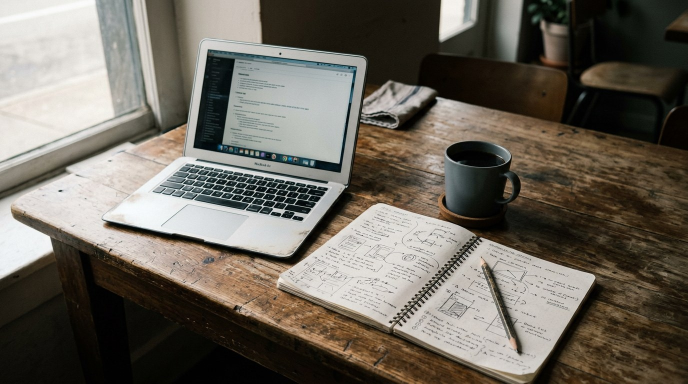
#> input picture marca/presentacion/fotos/mesa.jpg, 1376 x 768 px (shown at 1/2 size); its folder holds 6 pictures in this run
$ python generar_tramas.py
#> lines starting #> are read from the running program, lines starting #| are printed output that depends on the picture
# Tramas de la presentación «Bitácora de despegue»: genera SVG de puntos (retícula hexagonal de la marca)
# y un manifiesto; `node rasterizar.js` los pasa a PNG transparente a 2x para Figma.
# Uso: python3 generar_tramas.py && node rasterizar.js [nombre ...]
import json, math, os, random, re, sys
from PIL import Image, ImageFilter, ImageOps

D = os.path.dirname(os.path.abspath(__file__))
OUT = os.path.join(D, 'svg'); os.makedirs(OUT, exist_ok=True)
C = dict(crema='#FFF5EE', niebla='#D7E1E2', espacio='#012436', tueste='#210A05', ignicion='#E55C41',
         ambar='#EFA441', acero='#798E91', petroleo='#005A88', senal='#0067DE', noche='#00131D')
MAN = []

def hexgrid(W, H, s, pad=1):
    rs = s * math.sqrt(3) / 2
    j = 0; y = rs / 2
    while y < H + rs * pad:
        off = (j % 2) * s / 2
        x = off - s * pad + s / 2
        while x < W + s * pad:
            yield x, y, j
            x += s
        y += rs; j += 1

def write(name, W, H, dots, extra=''):
    """dots: iterable of (x, y, r, color). Agrupa por color para un SVG liviano."""
    by = {}
    for x, y, r, c in dots:
        if r < .3: continue
        by.setdefault(c, []).append(f'<circle cx="{x:.1f}" cy="{y:.1f}" r="{r:.2f}"/>')
    body = ''.join(f'<g fill="{c}">{"".join(v)}</g>' for c, v in by.items())
    svg = f'<svg xmlns="http://www.w3.org/2000/svg" width="{W}" height="{H}" viewBox="0 0 {W} {H}">{extra}{body}</svg>'
    open(os.path.join(OUT, name + '.svg'), 'w').write(svg)
    MAN.append({'name': name, 'w': W, 'h': H, 'n': sum(len(v) for v in by.values())})

def sstep(a, b, t):
    t = max(0, min(1, (t - a) / (b - a))); return t * t * (3 - 2 * t)

# ——— Fotos a trama ———
def photo(name, src, W, H, sep, fg, accent=None, acc_th=.92, focus=(.5, .5), gamma=1.0, contrast=1.15, lift=0.0, rmax=.46, invert=False):
#> called with name = 'ph-mesa', src = 'mesa.png', W = 560, H = 760, sep = 10, fg = '#FFF5EE', acc_th = 0.92, focus = (0.62, 0.55)
    im = Image.open(os.path.join(D, 'fotos', src.replace('.png', '.jpg'))).convert('L')
    iw, ih = im.size; ar = W / H
#> after `iw, ih = im.size`: iw = 1376; ih = 768
    if iw / ih > ar: cw, ch = ih * ar, ih
#> cw = 565.9; ch = 768
    else: cw, ch = iw, iw / ar
    cx = min(max(focus[0] * iw, cw / 2), iw - cw / 2); cy = min(max(focus[1] * ih, ch / 2), ih - ch / 2)
#> after `cx = min(max(focus[0] * iw, cw / 2), iw - cw / 2)`: cx = 853.1
#> after `cy = min(max(focus[1] * ih, ch / 2), ih - ch / 2)`: cy = 384
    im = im.crop((int(cx - cw / 2), int(cy - ch / 2), int(cx + cw / 2), int(cy + ch / 2))).resize((W, H), Image.LANCZOS)
#> im: PIL image 560x760 L
    im = ImageOps.autocontrast(im, cutoff=1).filter(ImageFilter.GaussianBlur(sep * .35))
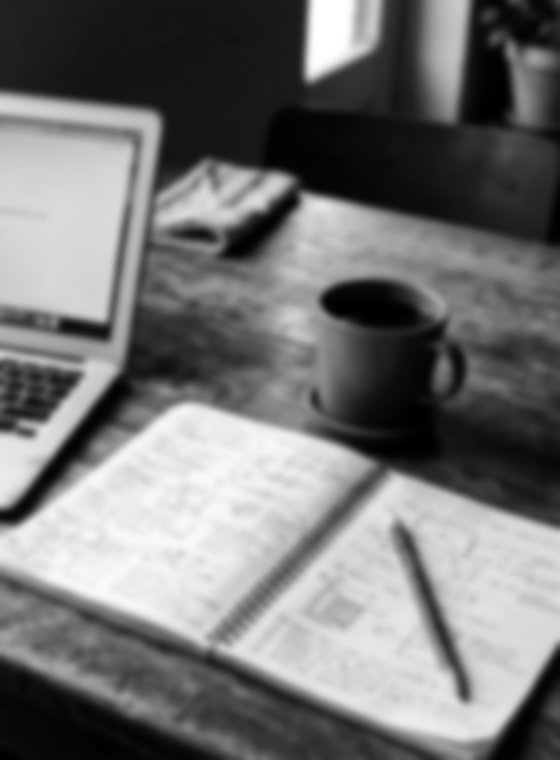
#> im: PIL image 560x760 L; min 0, max 255, mean 117
    px = im.load(); dots = []
    for x, y, _ in hexgrid(W, H, sep, 0):
        L = px[min(W - 1, max(0, int(x))), min(H - 1, max(0, int(y)))] / 255
        v = 1 - L if invert else L
        v = max(0, min(1, (v - .5) * contrast + .5 + lift)) ** gamma
        r = rmax * sep * math.sqrt(v)
        col = accent if (accent and L > acc_th and not invert) else fg
        dots.append((x, y, r, col))
#> this loop made 4884 passes
#> (L, v, r) on passes 1 to 3: (0.129, 0, 0), (0.125, 0, 0), (0.125, 0, 0)
#> after the loop, dots = 4884 items, first 6: (5, 4.33, 0, '#FFF5EE'), (15, 4.33, 0, '#FFF5EE'), (25, 4.33, 0, '#FFF5EE'), (35, 4.33, 0, '#FFF5EE'), (45, 4.33, 0, '#FFF5EE'), (55, 4.33, 0, '#FFF5EE')
    write(name, W, H, dots)
#> the loop in write, `for x, y, r, c in dots:` made 4884 passes
#> after the loop in write, `for x, y, r, c in dots:`: by = 1 item

photo('ph-mesa', 'mesa.png', 560, 760, 10, C['crema'], focus=(.62, .55), gamma=1.2, contrast=1.35)
photo('ph-conversacion', 'conversacion.png', 560, 760, 10, C['crema'], focus=(.47, .5), gamma=1.1, contrast=1.35)
#> call 2 of photo, with name = 'ph-conversacion', src = 'conversacion.png', W = 560, H = 760, sep = 10, fg = '#FFF5EE', acc_th = 0.92, focus = (0.47, 0.5)
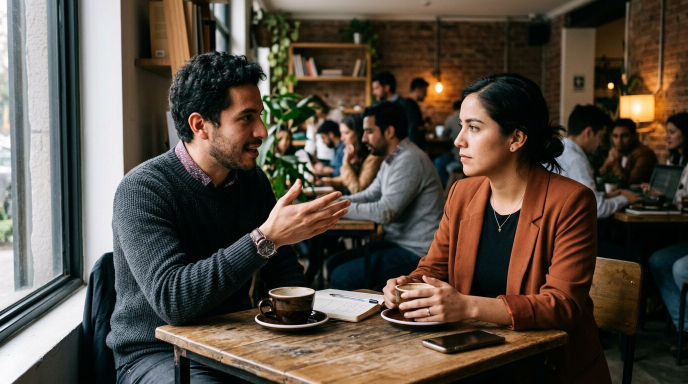
#> input picture marca/presentacion/fotos/conversacion.jpg, 1376 x 768 px (shown at 1/2 size)
#> in photo (call 2), `im = ImageOps.autocontrast(im, cutoff=1).filter(ImageFilter.GaussianBl..`:
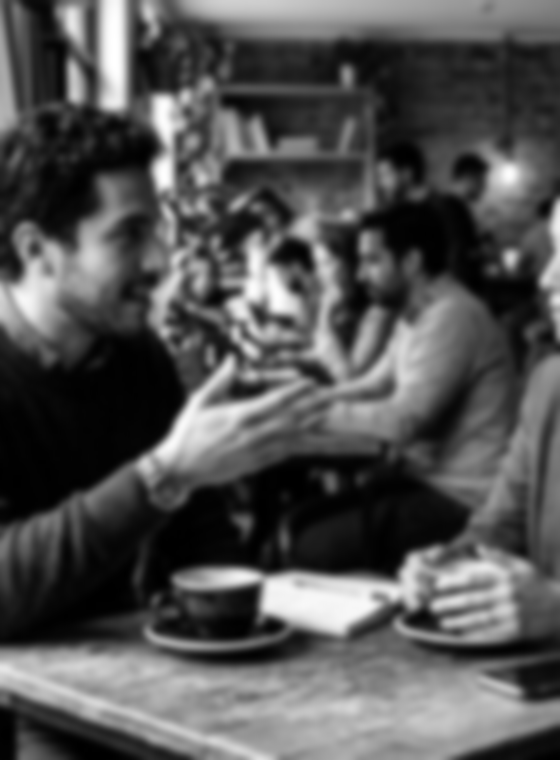
#> im: PIL image 560x760 L; min 0, max 255, mean 83.3
#> the loop in photo (call 2), `for x, y, _ in hexgrid(W, H, sep, 0):` made 4884 passes
#> (L, v, r) on passes 1 to 3: (0.267, 0.156, 1.82), (0.365, 0.283, 2.45), (0.114, 0, 0)
#> after the loop in photo (call 2), `for x, y, _ in hexgrid(W, H, sep, 0):`: dots = 4884 items, first 6: (5, 4.33, 1.82, '#FFF5EE'), (15, 4.33, 2.45, '#FFF5EE'), (25, 4.33, 0, '#FFF5EE'), (35, 4.33, 0, '#FFF5EE'), (45, 4.33, 0, '#FFF5EE'), (55, 4.33, 1.73, '#FFF5EE')
#> the loop in write (call 2), `for x, y, r, c in dots:` made 4884 passes
photo('ph-herramienta', 'herramienta.png', 560, 760, 10, C['crema'], focus=(.6, .5), gamma=1.0, contrast=1.3)
#> call 3 of photo, with name = 'ph-herramienta', src = 'herramienta.png', W = 560, H = 760, sep = 10, fg = '#FFF5EE', acc_th = 0.92, focus = (0.6, 0.5)
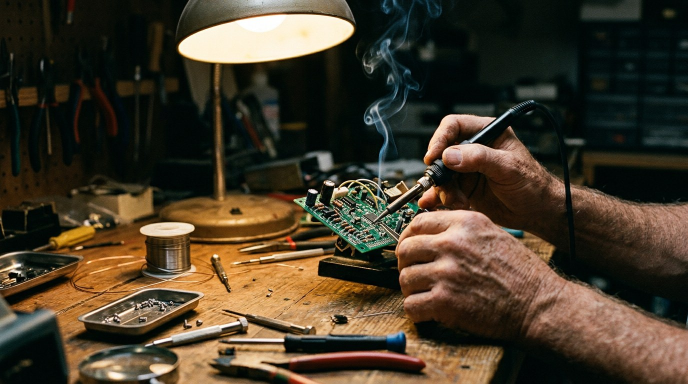
#> input picture marca/presentacion/fotos/herramienta.jpg, 1376 x 768 px (shown at 1/2 size)
#> in photo (call 3), `im = ImageOps.autocontrast(im, cutoff=1).filter(ImageFilter.GaussianBl..`:
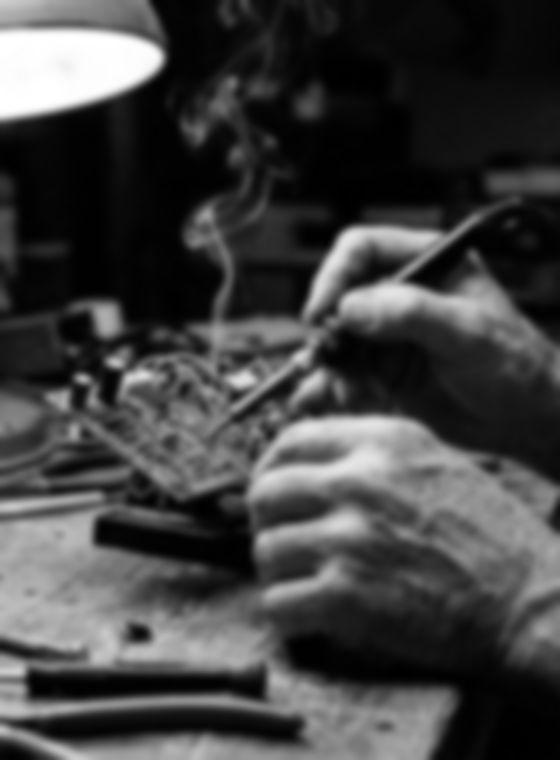
#> im: PIL image 560x760 L; min 0, max 255, mean 65.7
#> the loop in photo (call 3), `for x, y, _ in hexgrid(W, H, sep, 0):` made 4884 passes
#> (L, v, r) on passes 1 to 3: (0.78, 0.865, 4.28), (0.761, 0.839, 4.21), (0.729, 0.798, 4.11)
photo('ph-luz', 'luz.png', 1920, 1080, 12, C['crema'], C['ambar'], acc_th=.8, gamma=1.25, contrast=1.25)
#> call 4 of photo, with name = 'ph-luz', src = 'luz.png', W = 1920, H = 1080, sep = 12, fg = '#FFF5EE', accent = '#EFA441', acc_th = 0.8
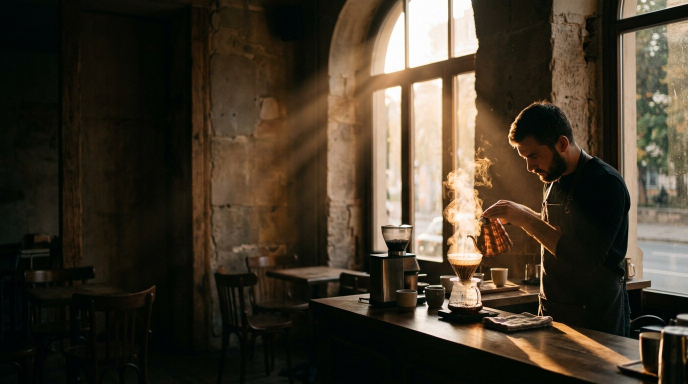
#> input picture marca/presentacion/fotos/luz.jpg, 1376 x 768 px (shown at 1/2 size)
#> in photo (call 4), `im = ImageOps.autocontrast(im, cutoff=1).filter(ImageFilter.GaussianBl..`:
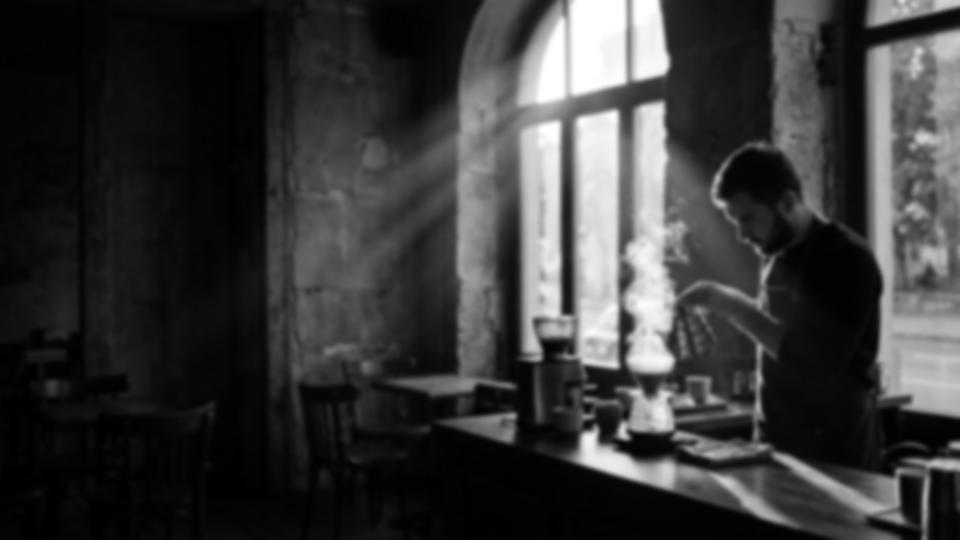
#> im: PIL image 1920x1080 L (shown at 1/2 size); min 0, max 255, mean 56.3
#> (the run stopped early here; a loop or call above may not have finished)
